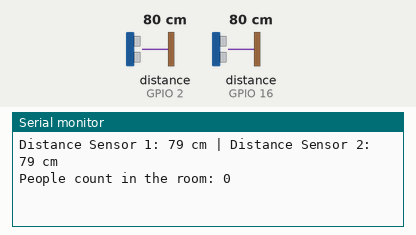
Bench run of a sketch on a simulated ESP32. Parts: the last lines printed to the serial monitor. Wiring (inferred from the names in the program): 2 × ultrasonic range finder: trigger GPIO 0, echo GPIO 2 / trigger GPIO 4, echo GPIO 16. Inputs (shaded band) come from the test bench; at power-on: distance to the obstacle (sensors on GPIO 2, GPIO 16) 80 cm. The echo pulse lasts 58.3 µs per cm; WiFi joins after 1.5 s; servers stay silent unless stated.

Above: at 3.0 s.
3.1 s: distance to the obstacle (sensor on GPIO 2) set to 2 cm
At 4.6 s:
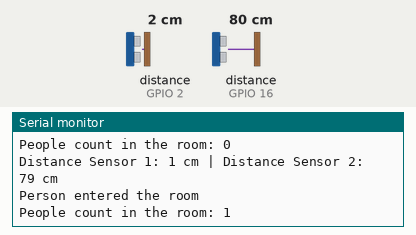
6.3 s: distance to the obstacle (sensor on GPIO 2) set to 120 cm
At 7.5 s:
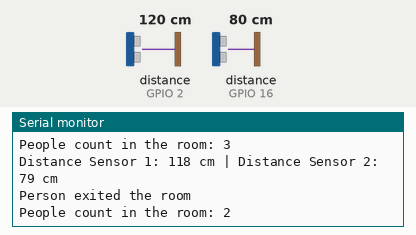
9.3 s: distance to the obstacle (sensor on GPIO 16) set to 2 cm
At 10.6 s:
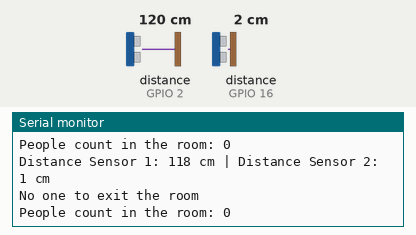
12.3 s: distance to the obstacle (sensor on GPIO 16) set to 4 cm
At 13.6 s:
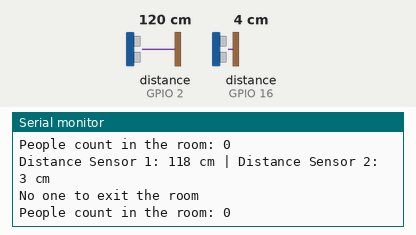
Timing chart, 0 to 14.8 s (numbered marks = the images above; inputs shaded):
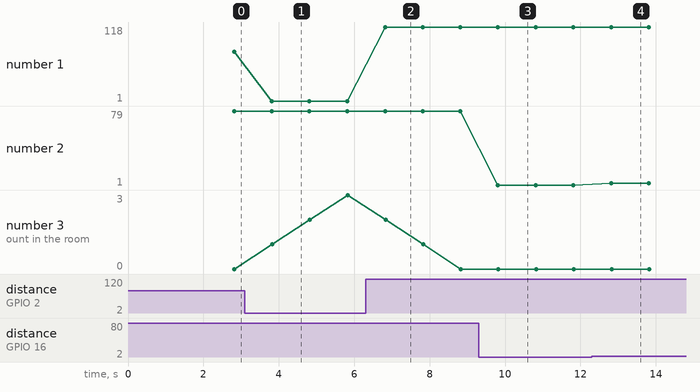

Measured:
- after the input at 3.1 s, the serial monitor: prints a new line after 0.71 s (image 1)
- after the input at 6.3 s, the serial monitor: prints a new line after 0.52 s (image 2)
- after the input at 9.3 s, the serial monitor: prints a new line after 0.51 s (image 3)
- after the input at 12.3 s, the serial monitor: prints a new line after 0.51 s (image 4)
- plotted number 1: 1 → 118 after the input at 6.3 s
- plotted number 2: 1 → 3 after the input at 12.3 s
- plotted number 3: 0 → 3 after the input at 3.1 s, 3 → 0 after the input at 6.3 s

The sketch:

People_counter_Blynk.ino
```cpp
#include <WiFi.h>
#include <WiFiClient.h>
#include <BlynkSimpleEsp32.h>

#define TRIGGER_PIN_1 0
#define ECHO_PIN_1 2

#define TRIGGER_PIN_2 4
#define ECHO_PIN_2 16

char auth[] = "*********************";
char ssid[] = "*************";
char pass[] = "*************";

BlynkTimer timer;

int peopleCount = 0;

void sendUltrasonicData()
{
  digitalWrite(TRIGGER_PIN_1, LOW);
  delayMicroseconds(2);
  digitalWrite(TRIGGER_PIN_1, HIGH);
  delayMicroseconds(10);
  digitalWrite(TRIGGER_PIN_1, LOW);

  long duration_1 = pulseIn(ECHO_PIN_1, HIGH);
  int distance_1 = duration_1 * 0.034 / 2;

  digitalWrite(TRIGGER_PIN_2, LOW);
  delayMicroseconds(2);
  digitalWrite(TRIGGER_PIN_2, HIGH);
  delayMicroseconds(10);
  digitalWrite(TRIGGER_PIN_2, LOW);

  long duration_2 = pulseIn(ECHO_PIN_2, HIGH);
  int distance_2 = duration_2 * 0.034 / 2;

  Serial.print("Distance Sensor 1: ");
  Serial.print(distance_1);
  Serial.print(" cm | Distance Sensor 2: ");
  Serial.print(distance_2);
  Serial.println(" cm");

  if (distance_1 < distance_2) {
    peopleCount++;
    Serial.println("Person entered the room");
  }
  else if (distance_2 < distance_1) {
    if (peopleCount > 0) {
      peopleCount--;
      Serial.println("Person exited the room");
    }
    else {
      Serial.println("No one to exit the room");
    }
  }

  Serial.print("People count in the room: ");
  Serial.println(peopleCount);

  Blynk.virtualWrite(V0, peopleCount); // Send people count to Blynk Value Display widget
}

void setup()
{
  Serial.begin(9600);
  Blynk.begin(auth, ssid, pass);

  pinMode(TRIGGER_PIN_1, OUTPUT);
  pinMode(ECHO_PIN_1, INPUT);

  pinMode(TRIGGER_PIN_2, OUTPUT);
  pinMode(ECHO_PIN_2, INPUT);

  timer.setInterval(1000, sendUltrasonicData);
}

void loop()
{
  Blynk.run();
  timer.run();
}
```
